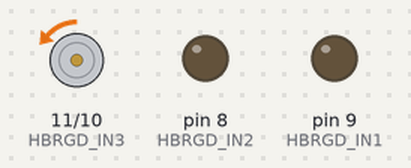
Simulated run of this program. Board: Arduino Uno, built with avr-gcc and run on an emulated ATmega328P. Parts: motor-driver pin pairs drawn as motors (green arrow = first pin HIGH = forward, orange = second pin HIGH = backward, longer = more drive), output pins drawn as LEDs (lit = HIGH). What the program prints to the serial monitor is not drawn.

Above: at 1.1 s.
Timing chart, 0 to 2.6 s (numbered marks = the images above):
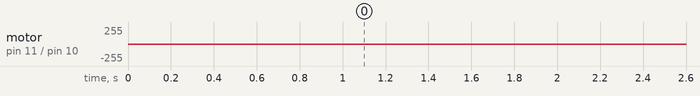

The program:

main.cpp
```cpp
#include <Arduino.h>
#include "PS2X_lib.h"

#define HBRGD_IN1 9
#define HBRGD_IN2 8
#define HBRGD_IN3 11
#define HBRGD_IN4 10

#define PS2_CLK 2
#define PS2_SEL 3
#define PS2_CMD 4
#define PS2_DAT 5
#define pressure false
#define rumble false

#define DBG_MODE
//  put function declarations here:
void HbridgeStopFR()
{
    analogWrite(HBRGD_IN1, LOW);
    analogWrite(HBRGD_IN2, LOW);
    analogWrite(HBRGD_IN3, LOW);
    analogWrite(HBRGD_IN4, LOW);
}

struct
{
    signed int RightMotVal;
    signed int LeftMotVal;
    int mappedLJoyY;
    int mappedRJoyX;
    int mappedLJoyYTurning;
    int mappedRJoyXTurning;
} ContDataDecode;

PS2X Cont;

volatile struct
{
    int Lstick_Y;
    int Rstick_X;
} ContData;

void ReadController()
{
    Cont.read_gamepad(0, 0);
    ContData.Lstick_Y = Cont.Analog(PSS_LY);
    ContData.Rstick_X = Cont.Analog(PSS_RX);
}

void MapContVals(int LJoyY, int RJoyX)
{
    int TempLeftMotVal;
    int TempRightMotVal;
    ContDataDecode.mappedLJoyY = map(LJoyY, 255, 0, -200, 200);
    ContDataDecode.mappedRJoyX = map(constrain(RJoyX, 0, 255), 0, 255, -200, 200);
    ContDataDecode.mappedLJoyYTurning = map(LJoyY, 255, 0, -150, 150);
    ContDataDecode.mappedRJoyXTurning = map(constrain(RJoyX, 0, 255), 0, 255, -100, 100);
    if (ContDataDecode.mappedRJoyX) // Turning
    {
        TempLeftMotVal = ContDataDecode.mappedLJoyYTurning + ContDataDecode.mappedRJoyXTurning;
        TempRightMotVal = ContDataDecode.mappedLJoyYTurning - ContDataDecode.mappedRJoyXTurning;
    }

    else // Forward or Reverse
    {
        TempLeftMotVal = ContDataDecode.mappedLJoyY;
        TempRightMotVal = ContDataDecode.mappedLJoyY;
    }
    ContDataDecode.LeftMotVal = TempLeftMotVal;
    ContDataDecode.RightMotVal = TempRightMotVal;
}

void HbridgeDrive(int left, int right)
{
    if (left >= 0)
    {
        analogWrite(HBRGD_IN1, left);
        analogWrite(HBRGD_IN2, LOW);
    }
    else if (left < 0)
    {
        analogWrite(HBRGD_IN2, -left);
        analogWrite(HBRGD_IN1, LOW);
    }

    if (right >= 0)
    {
        analogWrite(HBRGD_IN3, right);
        analogWrite(HBRGD_IN4, LOW);
    }
    else if (right < 0)
    {
        analogWrite(HBRGD_IN4, -right);
        analogWrite(HBRGD_IN3, LOW);
    }
}

byte ContState = -1;

void setup()
{
    // put your setup code here, to run once:
#ifdef DBG_MODE
    Serial.begin(115200);
    delay(1000);
    Serial.println("bruh");
#endif
    HbridgeStopFR();
    while (ContState != 0)
    {
        ContState = Cont.config_gamepad(PS2_CLK, PS2_CMD, PS2_SEL, PS2_DAT, pressure, rumble);
        Serial.println("????");
    }
    // cli();
    // Timer1.initialize(readintervalns);
    // Timer1.attachInterrupt(ReadController);
    // sei();
    Serial.println("done");
}

void loop()
{
    ReadController();
    MapContVals(ContData.Lstick_Y, ContData.Rstick_X);
    delay(50);
    HbridgeDrive(ContDataDecode.LeftMotVal, ContDataDecode.RightMotVal);
    Serial.print("LeftMotVal: ");
    Serial.println(ContDataDecode.LeftMotVal);
    Serial.print("RightMotVal: ");
    Serial.println(ContDataDecode.RightMotVal);

    // put your main code here, to run repeatedly:
}

// put function definitions here:
```

Measured:
- by itself, motor on pin 11 (HBRGD_IN3) / pin 10 (HBRGD_IN4): stopped → backward 1/255 at 1.1 s
